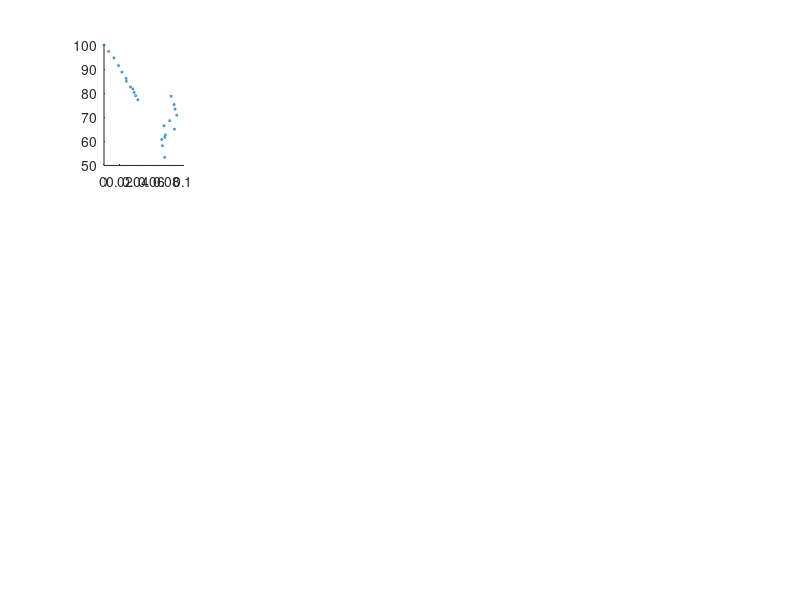

Source code (MATLAB): (Note: this script raises an error after producing the figure.)
%%%%%%%%%%%%%%%%%%%%%%%%%%%%%%%%%%%%%%%%%%%%%%%%%%%%%%%%%%%%%%%%%%%%%%%%%%%
% Copyright @ 2022 Stanford Energy Control Laboratory (PI: simona onori, sonori@stanford.edu), 
% Stanford University. All Rights Reserved. 
%
% FILE CONTENT >> Plotting SOH vs. features
%
% Developed by Aki Takahashi 
%%%%%%%%%%%%%%%%%%%%%%%%%%%%%%%%%%%%%%%%%%%%%%%%%%%%%%%%%%%%%%%%%%%%%%%%%%%

%% set up work environment
clearvars
clc
close all
%% specify settings for running program

names = {'LFP'; 'NMC'; 'LCO'};

name = names{3}; %choose chemistry

if(strcmp(name, 'LFP'))
    load('LFP/CCCVData_LFP.mat');
    cellNum = 4;  
elseif(strcmp(name, 'NMC'))
    load('NMC/CCCVData_NMC.mat');
    currList = {};
    cellNum = 4;
else
    load('LCO/CCCVData_LCO.mat');  
    cellNum = 7;
end

totalCells = length(socList);


%%
m = totalCells;
P = 0.7;
cutEnd = 0;
cycleList = [];

%eliminate current data for currList
yTrain = cell2mat(socList(cellNum));
if(strcmp(name, 'NMC'))
    xTrain = [cell2mat(resList(cellNum,1:7)) ];   
    rows = 2; 
    featureNum = 7;
else
    xTrain = [cell2mat(resList(cellNum,1:7)) cell2mat(currList(cellNum,1:7)) ];   
    rows = 3;
    featureNum = 14;
end

load('heatmapLabels');

%plot features in subplots
figure
for i = 1:featureNum
    
    subplot(rows,5,i);
    scatter(xTrain(:,i), yTrain, 2);
    xlabel(strjoin(['$\mathrm{' heatmapLabels(i) '}$']), 'interpreter', 'latex');
    if(mod(i,5) == 1)
        ylabel('SOH [\%]');
    end    
    box on
    grid on
    set(gca,'Fontsize',20);
    xlim([-inf inf]);
    
end
set(findall(gcf,'-property','interpreter'),'interpreter','latex')
set(findall(gcf,'-property','ticklabelinterpreter'),'ticklabelinterpreter','latex')
pos = [0 0 560*3.2   420*rows*1.5];
set(gcf, 'position', pos);

